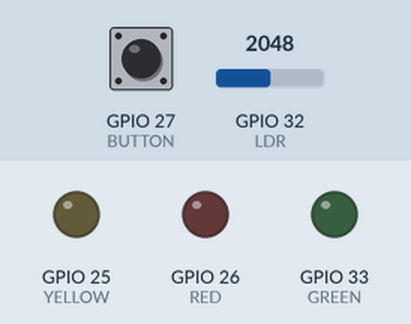
Recording of a program running on a simulated ESP32. Shown: output pins drawn as LEDs (lit = HIGH). The inputs (shaded band) are chosen by the test bench; at power-on: GPIO 27 (BUTTON) HIGH, GPIO 32 (LDR) = 2048. What the program prints to the serial monitor is not drawn.

Above: at 1.2 s.
1.3 s: GPIO 27 (BUTTON) pulled LOW for 0.15 s
At 2.5 s:
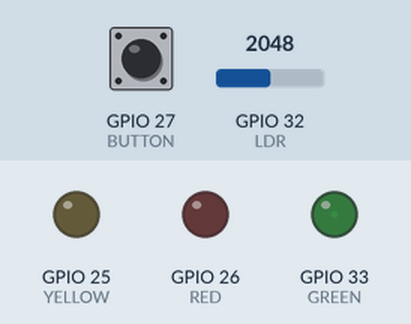
2.9 s: GPIO 32 (LDR) set to 2866
At 4.0 s:
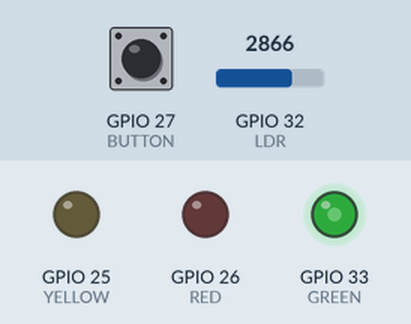
4.4 s: GPIO 27 (BUTTON) pulled LOW for 1 s
At 4.9 s:
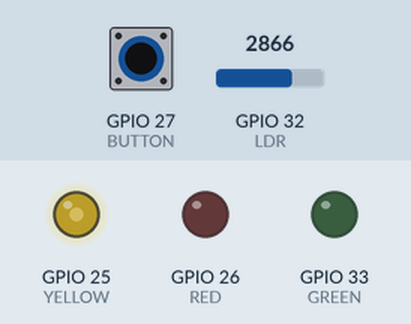
6.9 s: GPIO 32 (LDR) set to 3603
At 8.1 s:
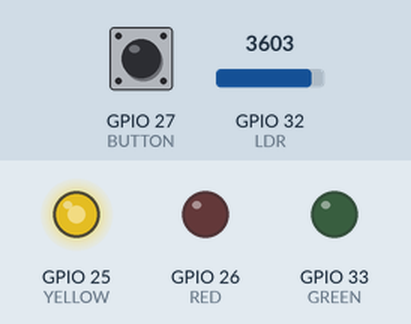
8.4 s: GPIO 27 (BUTTON) pulled LOW for 0.15 s
At 9.1 s:
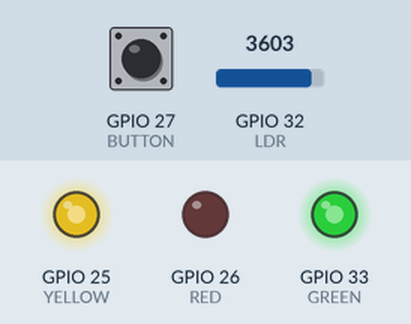
10.0 s: GPIO 32 (LDR) set to 2047
At 10.6 s:
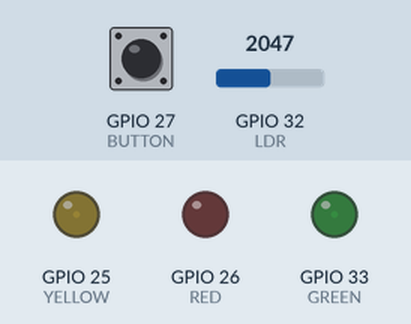
Timing chart, 0 to 12.5 s (numbered marks = the images above; inputs shaded):
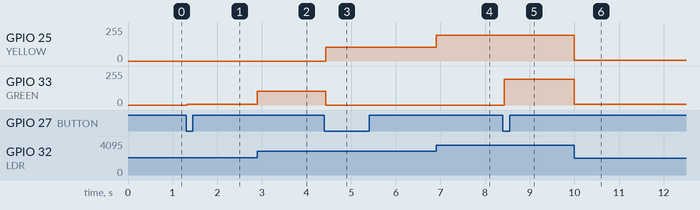

Measured:
- after the input at 1.3 s, GPIO 33 (GREEN): 0/255 → 5/255 at once
- after the input at 2.9 s, GPIO 33 (GREEN): 5/255 → 105/255 at once
- after the input at 4.4 s, GPIO 25 (YELLOW): 0/255 → 105/255 at once; GPIO 33 (GREEN): 105/255 → 0/255 at once
- after the input at 6.9 s, GPIO 25 (YELLOW): 105/255 → 194/255 at once
- after the input at 8.4 s, GPIO 33 (GREEN): 0/255 → 194/255 at once
- after the input at 10.0 s, GPIO 25 (YELLOW), GPIO 33 (GREEN): 194/255 → 5/255 at once

The program:

main.cpp
```cpp
#include <Arduino.h>
#include <Bounce2.h>
#define BUTTON 27
#define LDR 32
Bounce debouncer = Bounce();
#define RED 26
#define YELLOW 25
#define GREEN 33

int n=0;
void setup() {
  Serial.begin(115200);
  Serial.println("BUTTON");
  debouncer.attach(BUTTON, INPUT_PULLUP);
  debouncer.interval(25);
  ledcSetup(0,5000,8);
    ledcAttachPin(GREEN,0);
    ledcSetup(1,5000,8);
    ledcAttachPin(YELLOW,1);
    ledcSetup(2,5000,8);
    ledcAttachPin(RED,2);

}

void binary_led1(int n,int i,int r,int y, int g)
{
    n = n%8;
    if (n % 2 ==0)
        ledcWrite(0,0);
    else
        ledcWrite(0,i);

    if ((n ==2 || n==3) || (n ==6) || n ==7)
        ledcWrite(1,i);
    else
        ledcWrite(1,0);

    if (n==4 || n ==5 || n ==6 || n==7)
        ledcWrite(2,i);
    else
        ledcWrite(2,0);

}

void loop() {
  // put your main code here, to run repeatedly:
  int ldr_analog = map(analogRead(LDR),2000,4095,0,255);
  debouncer.update();
  if(debouncer.fell()){
    n++;
  }
  binary_led1(n,ldr_analog,RED,YELLOW,GREEN);
   Serial.println(n);
}
```
